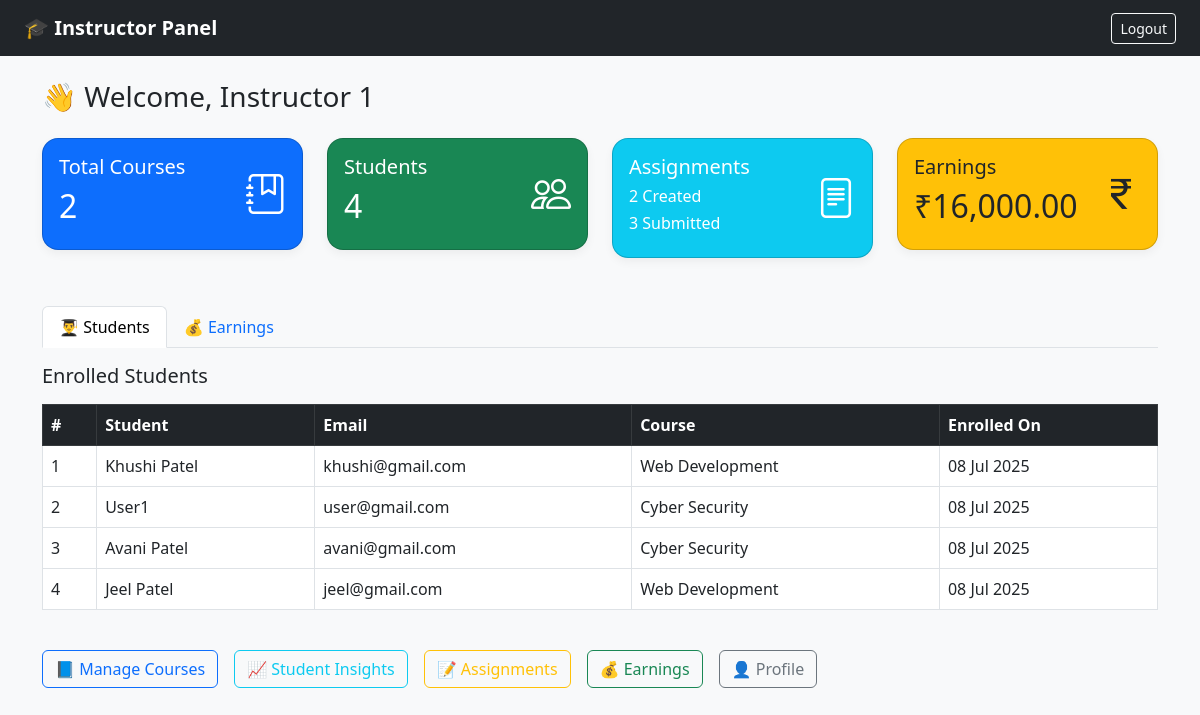
Page /instructor/instructor_dashboard.php (signed in) on the committed database.
### tables this page shows
CREATE TABLE `instructors` (
  `id` int(11) NOT NULL,
  `user_id` int(11) DEFAULT NULL,
  `bio` text DEFAULT NULL,
  `expertise` varchar(255) DEFAULT NULL,
  `rating` float DEFAULT 0,
  `name` varchar(255) DEFAULT NULL,
  `email` varchar(255) DEFAULT NULL,
  `password` varchar(255) DEFAULT NULL,
  `specialization` varchar(255) DEFAULT NULL,
  `image` varchar(255) DEFAULT NULL,
  `created_at` datetime DEFAULT current_timestamp()
);

CREATE TABLE `enrollments` (
  `id` int(11) NOT NULL,
  `user_id` int(11) DEFAULT NULL,
  `course_id` int(11) DEFAULT NULL,
  `status` enum('active','completed','cancelled') DEFAULT 'active',
  `student_email` varchar(255) DEFAULT NULL,
  `completion_percent` int(11) DEFAULT 0,
  `payment_status` enum('Pending','Success','Failed') DEFAULT 'Pending',
  `student_name` varchar(255) DEFAULT NULL,
  `payment_method` varchar(50) DEFAULT NULL,
  `payment_details` varchar(255) DEFAULT NULL,
  `amount_paid` decimal(10,2) DEFAULT NULL,
  `platform_fee` decimal(10,2) DEFAULT NULL,
  `enrolled_at` datetime DEFAULT current_timestamp()
);

CREATE TABLE `users` (
  `id` int(11) NOT NULL,
  `name` varchar(100) DEFAULT NULL,
  `email` varchar(100) DEFAULT NULL,
  `password` varchar(255) DEFAULT NULL,
  `role` enum('student','instructor','admin') DEFAULT 'student',
  `created_at` datetime DEFAULT current_timestamp()
);

CREATE TABLE `courses` (
  `id` int(11) NOT NULL,
  `instructor_id` int(11) DEFAULT NULL,
  `title` varchar(255) NOT NULL,
  `description` text DEFAULT NULL,
  `image` varchar(255) DEFAULT NULL,
  `price` decimal(10,2) DEFAULT NULL,
  `duration` varchar(100) DEFAULT NULL,
  `status` enum('draft','published') NOT NULL DEFAULT 'draft',
  `created_at` timestamp NOT NULL DEFAULT current_timestamp(),
  `videos` text DEFAULT NULL,
  `pdfs` text DEFAULT NULL
);

### instructor/instructor_dashboard.php (the view, shortened to what this page needs)
<?php
require '../config.php';
$instructor_id = $_SESSION['instructor_id'];
$stmt = $conn->prepare("SELECT name FROM instructors WHERE id = ?");
$stmt->bind_param("i", $instructor_id);
$stmt->execute();
$instructor = $stmt->get_result()->fetch_assoc();
$courseResult = $conn->prepare("SELECT COUNT(*) as total FROM courses WHERE instructor_id = ?");
$courseResult->bind_param("i", $instructor_id);
$courseResult->execute();
$totalCourses = $courseResult->get_result()->fetch_assoc()['total'];
$studentStmt = $conn->prepare("
    SELECT COUNT(DISTINCT e.student_email) as students
    FROM enrollments e
    JOIN courses c ON e.course_id = c.id
    WHERE c.instructor_id = ?
");
$studentStmt->bind_param("i", $instructor_id);
$studentStmt->execute();
$totalStudents = $studentStmt->get_result()->fetch_assoc()['students'] ?? 0;
$query = "
    SELECT SUM(c.price * (
        SELECT COUNT(*) FROM enrollments e WHERE e.course_id = c.id
    )) as earnings
    FROM courses c
    WHERE c.instructor_id = ?
";
$stmt = $conn->prepare($query);
$stmt->bind_param("i", $instructor_id);
$stmt->execute();
$data = $stmt->get_result()->fetch_assoc();
$totalEarnings = $data['earnings'] ?? 0;
$assignmentResult = $conn->query("
    SELECT COUNT(*) AS total_assignments
    FROM assignments
    WHERE course_id IN (
        SELECT id FROM courses WHERE instructor_id = $instructor_id
    )
");
$totalAssignments = $assignmentResult->fetch_assoc()['total_assignments'] ?? 0;
$submissionResult = $conn->query("
    SELECT COUNT(*) AS total_submissions
    FROM assignment_submissions
    WHERE assignment_id IN (
        SELECT id FROM assignments
        WHERE course_id IN (SELECT id FROM courses WHERE instructor_id = $instructor_id)
    )
");
$totalSubmissions = $submissionResult->fetch_assoc()['total_submissions'] ?? 0;
$studentQuery = "
    SELECT u.name AS student_name, u.email AS student_email,
           c.title AS course_title, e.enrolled_at
    FROM enrollments e
    JOIN courses c ON e.course_id = c.id
    JOIN users u ON e.student_email = u.email
    WHERE c.instructor_id = ?
    ORDER BY e.enrolled_at DESC
";
$stmt = $conn->prepare($studentQuery);
$stmt->bind_param("i", $instructor_id);
$stmt->execute();
$result = $stmt->get_result();
?>
<!DOCTYPE html>
<html lang="en">
<head>
  <link href="https://cdn.jsdelivr.net/npm/bootstrap@5.3.0/dist/css/bootstrap.min.css" rel="stylesheet">
  <link href="https://cdn.jsdelivr.net/npm/bootstrap-icons/font/bootstrap-icons.css" rel="stylesheet">
</head>
<body>
<nav class="navbar navbar-expand-lg navbar-dark bg-dark px-4">
  <a class="navbar-brand fw-bold" href="#">🎓 Instructor Panel</a>
  <div class="ms-auto">
    <a href="instructor_logout.php" class="btn btn-outline-light btn-sm">Logout</a>
  </div>
</nav>
<div class="container py-4">
  <h3 class="mb-4">👋 Welcome, <?= htmlspecialchars($instructor['name']) ?></h3>
  <div class="row g-4">
    <div class="col-sm-6 col-lg-3">
      <div class="card bg-primary text-white p-3">
        <div class="d-flex justify-content-between align-items-center">
          <div>
            <h5>Total Courses</h5>
            <h2><?= $totalCourses ?></h2>
          </div>
          <i class="bi bi-journal-bookmark fs-1"></i>
        </div>
      </div>
    </div>
    <div class="col-sm-6 col-lg-3">
      <div class="card bg-success text-white p-3">
        <div class="d-flex justify-content-between align-items-center">
          <div>
            <h5>Students</h5>
            <h2><?= $totalStudents ?></h2>
          </div>
          <i class="bi bi-people fs-1"></i>
        </div>
      </div>
    </div>
    <div class="col-sm-6 col-lg-3">
      <div class="card bg-info text-white p-3">
        <div class="d-flex justify-content-between align-items-center">
          <div>
            <h5>Assignments</h5>
            <h6><?= $totalAssignments ?> Created</h6>
            <h6><?= $totalSubmissions ?> Submitted</h6>
          </div>
          <i class="bi bi-file-text fs-1"></i>
        </div>
      </div>
    </div>
    <div class="col-sm-6 col-lg-3">
      <div class="card bg-warning text-dark p-3">
        <div class="d-flex justify-content-between align-items-center">
          <div>
            <h5>Earnings</h5>
            <h2>₹<?= number_format($totalEarnings, 2) ?></h2>
          </div>
          <i class="bi bi-currency-rupee fs-1"></i>
        </div>
      </div>
    </div>
  </div>
  <ul class="nav nav-tabs mt-5" id="dashboardTabs" role="tablist">
    <li class="nav-item">
      <button class="nav-link active" data-bs-toggle="tab" data-bs-target="#students" type="button">👨‍🎓 Students</button>
    </li>
    <li class="nav-item">
      <button class="nav-link" data-bs-toggle="tab" data-bs-target="#earnings" type="button">💰 Earnings</button>
    </li>
  </ul>
  <div class="tab-content">
    <div class="tab-pane fade show active" id="students">
      <h5 class="mt-3">Enrolled Students</h5>
      <?php if ($result->num_rows > 0): ?>
        <div class="table-responsive mt-3">
          <table class="table table-bordered table-hover">
            <thead class="table-dark">
              <tr>
                <th>#</th>
                <th>Student</th>
                <th>Email</th>
                <th>Course</th>
                <th>Enrolled On</th>
              </tr>
            </thead>
            <tbody>
              <?php $sn = 1; while ($row = $result->fetch_assoc()): ?>
                <tr>
                  <td><?= $sn++ ?></td>
                  <td><?= htmlspecialchars($row['student_name']) ?></td>
                  <td><?= htmlspecialchars($row['student_email']) ?></td>
                  <td><?= htmlspecialchars($row['course_title']) ?></td>
                  <td><?= date("d M Y", strtotime($row['enrolled_at'])) ?></td>
                </tr>
              <?php endwhile; ?>
            </tbody>
          </table>
        </div>
      <?php else: ?>
        <div class="alert alert-info mt-3">No students enrolled yet.</div>
      <?php endif; ?>
    </div>
  </div>
  <div class="mt-4 d-flex flex-wrap gap-3">
    <a href="manage_courses.php" class="btn btn-outline-primary">📘 Manage Courses</a>
    <a href="student_insights.php" class="btn btn-outline-info">📈 Student Insights</a>
    <a href="instructor_assignments.php" class="btn btn-outline-warning">📝 Assignments</a>
    <a href="earnings.php" class="btn btn-outline-success">💰 Earnings</a>
    <a href="profile.php" class="btn btn-outline-secondary">👤 Profile</a>
  </div>
</div>
</body>
</html>

### instructor/instructor_dashboard.php (style rules this page uses)
body { background-color: #f8f9fa; font-family: 'Segoe UI', sans-serif; }
.card { border-radius: 1rem; box-shadow: 0 4px 10px rgba(0,0,0,0.05); }
.card h2 { font-size: 2rem; }
.tab-content { margin-top: 1rem; }

### rows in the picture
instructors: name "Instructor 1"
enrollments: users.name "Khushi Patel", users.email "khushi@gmail.com", course.title "Web Development", enrolled_at "08 Jul 2025"
enrollments: users.name "User1", users.email "user@gmail.com", course.title "Cyber Security", enrolled_at "08 Jul 2025"
enrollments: users.name "Avani Patel", users.email "avani@gmail.com", course.title "Cyber Security", enrolled_at "08 Jul 2025"
enrollments: users.name "Jeel Patel", users.email "jeel@gmail.com", course.title "Web Development", enrolled_at "08 Jul 2025"

### other values in the picture
$totalCourses "2"
$totalStudents "4"
$totalAssignments "2"
$totalSubmissions "3"
$totalEarnings "16,000.00"
